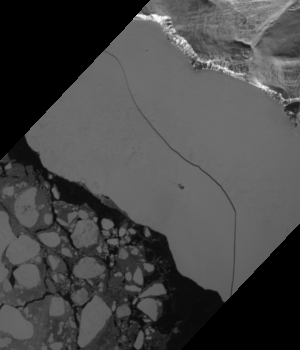
#> input picture 1-1.png, 300 x 350 px, given in place of 222.jpg, which was not available
$ jupyter execute --allow-errors Untitled1.ipynb
#> lines starting #> are read from the running program, lines starting #| are printed output that depends on the picture; after the words box and inside, x2 and y2 are one past the last pixel; in counts of white or black regions, pixels touching at a corner belong together; pictures that were not available may be replaced by others from this repository, and a replacement may not be noted
[cell 1]
import cv2 as cv
import numpy as np
from matplotlib import pyplot as plt
img = cv.imread('222.jpg',0)
#> img is the input picture: shape (350, 300); min 0, max 255, mean 71.7
# 全局阈值
ret1,th1 = cv.threshold(img,127,255,cv.THRESH_BINARY) # 第二个参数是我们自己手动设置
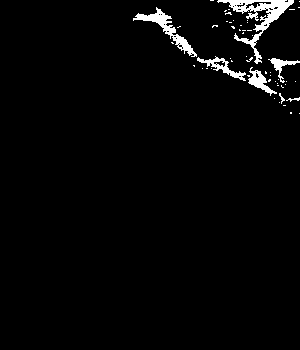
#> th1: shape (350, 300); 2.6% white; 55 white regions (48 under 20 px), largest, box (x1, y1, x2, y2) and area: (217, 0, 294, 64) 1109, (133, 7, 197, 57) 627, (197, 56, 246, 81) 315
# Otsu阈值
ret2,th2 = cv.threshold(img,0,255,cv.THRESH_OTSU)
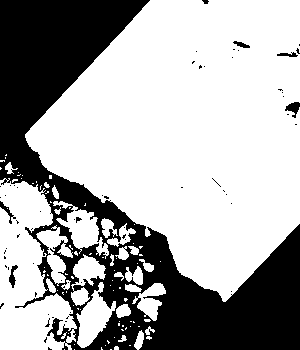
#> th2: shape (350, 300); 66.6% white; 64 black regions (56 under 20 px), largest, box (x1, y1, x2, y2) and area: (0, 0, 300, 350) 34446, (285, 102, 300, 118) 125, (9, 265, 18, 288) 94
#> ret2 = 57
# 混合方法
ret3,th3 = cv.threshold(img,0,255,cv.THRESH_BINARY+cv.THRESH_OTSU)
#> ret3 = 57
plt.subplot(2,2,1)
plt.imshow(img,'gray')
plt.title('origin image')
plt.subplot(2,2,2)
plt.imshow(th1,'gray')
plt.title('BINARY:'+str(ret1))
plt.subplot(2,2,3)
plt.imshow(th2,'gray')
plt.title('OTSU:'+str(ret2),y=-0.4)
plt.subplot(2,2,4)
plt.imshow(th2,'gray')
plt.title('BINARY+OTSU:'+str(ret3),y=-0.4)
plt.show()
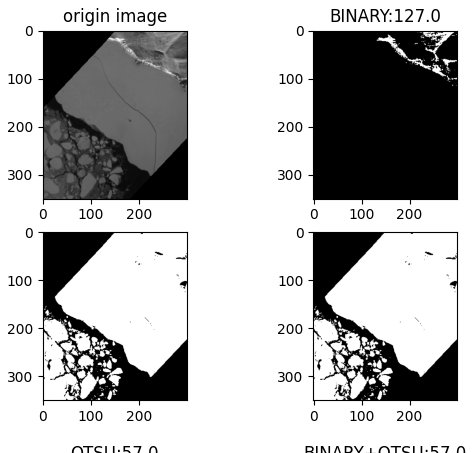
#> figure drawn by matplotlib, 4 panels

[cell 2]
import cv2.cv2 as cv
import numpy as np
import os
np.seterr(invalid='ignore') #之所以加这一句是因为下面除法的时候会除零报错
import matplotlib.pyplot as plt

filepath = './Image'
def otsu3layers(imagepath):  # 显示每一个灰度级的像素数概率
    img = cv.imread(filepath+'/'+imagepath, 0)  # 以灰度图形式读取图片
    img = img.ravel()
    high, wide = img.shape
    pixels = cv.calcHist([img], [0], None, [256], [0, 256])  # 计算每个灰度级中所含像素数，返回的是一个（256,1）的数组
    p = pixels / (high * wide)  # 获得每个灰度级中像素数占总像素数比例则我们获得了p_i的一个向量
    x=np.linspace(1,256,256) #灰度级我们定义为从0到255好像不合适这样做平均灰度级时会忽略第一个数据，所以我们定义为从1到256
    x=x.reshape(256,1)  # 这一步是因为我们需要的不是秩为1的向量，可以不加这一句输出看看shape的区别，但这样我们得到了（256,1）的灰度级向量

    maxvar=0
    th1=0
    th2=0
    cnt=0
    for k1 in range(1,257):
        for k2 in range(k1+1,257):
            w0 = np.sum(p[0:k1])
            w1 = np.sum(p[k1:k2])
            w2 = np.sum(p[k2:256])  # 注意python是左闭右开np.sum(p[0:256])=1
            u0 = np.dot(x[0:k1].T, p[0:k1])
            u1 = np.dot(x[k1:k2].T, p[k1:k2])
            u2 = np.dot(x[k2:256].T, p[k2:256])
            W = np.array([[w0, w1, w2]]).T  # 注意是两层中括号，用np.array组成的向量可以转置,输出矩阵大小等等操作
            U = np.array([[int(u0), int(u1), int(u2)]]).T
            UT = np.sum(U)
            temp = (U - UT * W) * (U - UT * W) / W
            varbetween = np.sum(temp)
            if varbetween>maxvar:
                cnt=cnt+1
                maxvar=varbetween
                th1=k1
                th2=k2
                # [4 lines of commented-out code are left out]
    for row in range(0,high):
        for col in range(0,wide):
            if img[row, col]<th1:
                img[row, col]=0
            elif img[row, col]>=th1 and img[row, col]<=th2:
                img[row, col] =0
            elif img[row, col]>th2 and img[row, col]<=230:
                img[row, col] = 255
            else:
                img[row, col] = 0
    path = imagepath.split('.')[0]
    path = path + '.png'
    print(path)
    cv.imwrite('./Mask'+'/'+path,img)
    # [4 lines of commented-out code are left out]


#> (the rest of this cell did not finish here and is left out)

[cell 3]
filepath = './Image'

dirs = os.listdir(filepath)
for a in dirs:
    imagepath = filepath + "/" + a
    print(imagepath)
